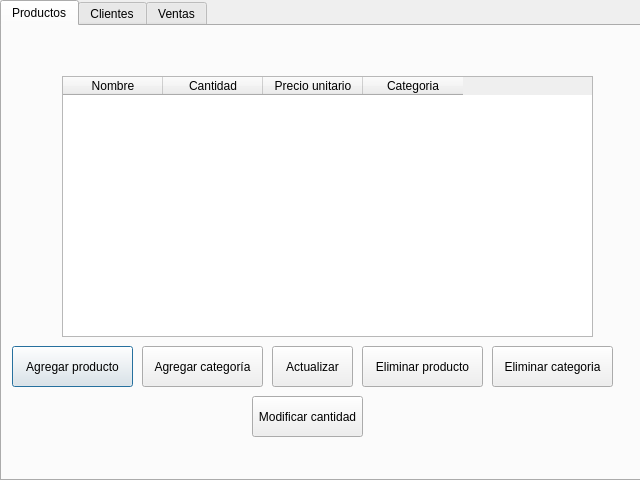
<?xml version="1.0" encoding="UTF-8"?>
<ui version="4.0">
 <class>Dialog</class>
 <widget class="QDialog" name="Dialog">
  <property name="geometry">
   <rect>
    <x>0</x>
    <y>0</y>
    <width>640</width>
    <height>480</height>
   </rect>
  </property>
  <property name="windowTitle">
   <string>Dialog</string>
  </property>
  <widget class="QTabWidget" name="tabWidget">
   <property name="geometry">
    <rect>
     <x>0</x>
     <y>0</y>
     <width>641</width>
     <height>481</height>
    </rect>
   </property>
   <property name="currentIndex">
    <number>0</number>
   </property>
   <widget class="QWidget" name="tab">
    <attribute name="title">
     <string>Productos</string>
    </attribute>
    <widget class="QTableWidget" name="tablaproducto">
     <property name="geometry">
      <rect>
       <x>60</x>
       <y>50</y>
       <width>531</width>
       <height>261</height>
      </rect>
     </property>
     <column>
      <property name="text">
       <string>Nombre</string>
      </property>
     </column>
     <column>
      <property name="text">
       <string>Cantidad</string>
      </property>
     </column>
     <column>
      <property name="text">
       <string>Precio unitario</string>
      </property>
     </column>
     <column>
      <property name="text">
       <string>Categoria</string>
      </property>
     </column>
    </widget>
    <widget class="QPushButton" name="agregarproducto">
     <property name="geometry">
      <rect>
       <x>10</x>
       <y>320</y>
       <width>121</width>
       <height>41</height>
      </rect>
     </property>
     <property name="text">
      <string>Agregar producto</string>
     </property>
    </widget>
    <widget class="QPushButton" name="agregarcategoria">
     <property name="geometry">
      <rect>
       <x>140</x>
       <y>320</y>
       <width>121</width>
       <height>41</height>
      </rect>
     </property>
     <property name="text">
      <string>Agregar categoría</string>
     </property>
    </widget>
    <widget class="QPushButton" name="actualizarproducto">
     <property name="geometry">
      <rect>
       <x>270</x>
       <y>320</y>
       <width>81</width>
       <height>41</height>
      </rect>
     </property>
     <property name="text">
      <string>Actualizar</string>
     </property>
    </widget>
    <widget class="QPushButton" name="eliminarproducto">
     <property name="geometry">
      <rect>
       <x>360</x>
       <y>320</y>
       <width>121</width>
       <height>41</height>
      </rect>
     </property>
     <property name="text">
      <string>Eliminar producto</string>
     </property>
    </widget>
    <widget class="QPushButton" name="eliminarcategoria">
     <property name="geometry">
      <rect>
       <x>490</x>
       <y>320</y>
       <width>121</width>
       <height>41</height>
      </rect>
     </property>
     <property name="text">
      <string>Eliminar categoria</string>
     </property>
    </widget>
    <widget class="QPushButton" name="modificarcantidad">
     <property name="geometry">
      <rect>
       <x>250</x>
       <y>370</y>
       <width>111</width>
       <height>41</height>
      </rect>
     </property>
     <property name="contextMenuPolicy">
      <enum>Qt::DefaultContextMenu</enum>
     </property>
     <property name="text">
      <string>Modificar cantidad</string>
     </property>
     <property name="checkable">
      <bool>false</bool>
     </property>
     <property name="autoRepeatDelay">
      <number>295</number>
     </property>
    </widget>
   </widget>
   <widget class="QWidget" name="tab_2">
    <attribute name="title">
     <string>Clientes</string>
    </attribute>
    <widget class="QTableWidget" name="tablacliente">
     <property name="geometry">
      <rect>
       <x>50</x>
       <y>60</y>
       <width>521</width>
       <height>221</height>
      </rect>
     </property>
     <attribute name="horizontalHeaderDefaultSectionSize">
      <number>124</number>
     </attribute>
     <column>
      <property name="text">
       <string>Apellido</string>
      </property>
     </column>
     <column>
      <property name="text">
       <string>Nombre</string>
      </property>
     </column>
     <column>
      <property name="text">
       <string>DNI</string>
      </property>
     </column>
     <column>
      <property name="text">
       <string>Compras</string>
      </property>
     </column>
    </widget>
    <widget class="QPushButton" name="agregarcliente">
     <property name="geometry">
      <rect>
       <x>80</x>
       <y>310</y>
       <width>121</width>
       <height>41</height>
      </rect>
     </property>
     <property name="text">
      <string>Agregar cliente</string>
     </property>
    </widget>
    <widget class="QPushButton" name="eliminarcliente">
     <property name="geometry">
      <rect>
       <x>260</x>
       <y>310</y>
       <width>121</width>
       <height>41</height>
      </rect>
     </property>
     <property name="text">
      <string>Eliminar cliente</string>
     </property>
    </widget>
    <widget class="QPushButton" name="actualizarcliente">
     <property name="geometry">
      <rect>
       <x>430</x>
       <y>310</y>
       <width>121</width>
       <height>41</height>
      </rect>
     </property>
     <property name="text">
      <string>Actualizar tabla</string>
     </property>
    </widget>
   </widget>
   <widget class="QWidget" name="tab_3">
    <attribute name="title">
     <string>Ventas</string>
    </attribute>
    <widget class="QToolBox" name="toolBox">
     <property name="geometry">
      <rect>
       <x>0</x>
       <y>0</y>
       <width>631</width>
       <height>451</height>
      </rect>
     </property>
     <property name="currentIndex">
      <number>0</number>
     </property>
     <widget class="QWidget" name="page_3">
      <property name="geometry">
       <rect>
        <x>0</x>
        <y>0</y>
        <width>631</width>
        <height>397</height>
       </rect>
      </property>
      <attribute name="label">
       <string>Generar venta</string>
      </attribute>
      <widget class="QTextEdit" name="textEdit_6">
       <property name="geometry">
        <rect>
         <x>30</x>
         <y>10</y>
         <width>81</width>
         <height>41</height>
        </rect>
       </property>
       <property name="html">
        <string>&lt;!DOCTYPE HTML PUBLIC &quot;-//W3C//DTD HTML 4.0//EN&quot; &quot;http://www.w3.org/TR/REC-html40/strict.dtd&quot;&gt;
&lt;html&gt;&lt;head&gt;&lt;meta name=&quot;qrichtext&quot; content=&quot;1&quot; /&gt;&lt;style type=&quot;text/css&quot;&gt;
p, li { white-space: pre-wrap; }
&lt;/style&gt;&lt;/head&gt;&lt;body style=&quot; font-family:'MS Shell Dlg 2'; font-size:8.25pt; font-weight:400; font-style:normal;&quot;&gt;
&lt;p align=&quot;center&quot; style=&quot; margin-top:0px; margin-bottom:0px; margin-left:0px; margin-right:0px; -qt-block-indent:0; text-indent:0px;&quot;&gt;Categoría del producto:&lt;/p&gt;&lt;/body&gt;&lt;/html&gt;</string>
       </property>
      </widget>
      <widget class="QComboBox" name="categoriaproducto">
       <property name="geometry">
        <rect>
         <x>130</x>
         <y>20</y>
         <width>69</width>
         <height>22</height>
        </rect>
       </property>
       <property name="styleSheet">
        <string notr="true">background-color: rgb(170, 255, 255);</string>
       </property>
      </widget>
      <widget class="QTextEdit" name="textEdit_7">
       <property name="geometry">
        <rect>
         <x>280</x>
         <y>10</y>
         <width>81</width>
         <height>41</height>
        </rect>
       </property>
       <property name="html">
        <string>&lt;!DOCTYPE HTML PUBLIC &quot;-//W3C//DTD HTML 4.0//EN&quot; &quot;http://www.w3.org/TR/REC-html40/strict.dtd&quot;&gt;
&lt;html&gt;&lt;head&gt;&lt;meta name=&quot;qrichtext&quot; content=&quot;1&quot; /&gt;&lt;style type=&quot;text/css&quot;&gt;
p, li { white-space: pre-wrap; }
&lt;/style&gt;&lt;/head&gt;&lt;body style=&quot; font-family:'MS Shell Dlg 2'; font-size:8.25pt; font-weight:400; font-style:normal;&quot;&gt;
&lt;p align=&quot;center&quot; style=&quot; margin-top:0px; margin-bottom:0px; margin-left:0px; margin-right:0px; -qt-block-indent:0; text-indent:0px;&quot;&gt;Nombre del producto:&lt;/p&gt;&lt;/body&gt;&lt;/html&gt;</string>
       </property>
      </widget>
      <widget class="QComboBox" name="nombreproducto">
       <property name="geometry">
        <rect>
         <x>390</x>
         <y>20</y>
         <width>69</width>
         <height>22</height>
        </rect>
       </property>
       <property name="styleSheet">
        <string notr="true">background-color: rgb(170, 255, 255);</string>
       </property>
      </widget>
      <widget class="QTextEdit" name="textEdit_3">
       <property name="geometry">
        <rect>
         <x>30</x>
         <y>80</y>
         <width>81</width>
         <height>31</height>
        </rect>
       </property>
       <property name="html">
        <string>&lt;!DOCTYPE HTML PUBLIC &quot;-//W3C//DTD HTML 4.0//EN&quot; &quot;http://www.w3.org/TR/REC-html40/strict.dtd&quot;&gt;
&lt;html&gt;&lt;head&gt;&lt;meta name=&quot;qrichtext&quot; content=&quot;1&quot; /&gt;&lt;style type=&quot;text/css&quot;&gt;
p, li { white-space: pre-wrap; }
&lt;/style&gt;&lt;/head&gt;&lt;body style=&quot; font-family:'MS Shell Dlg 2'; font-size:8.25pt; font-weight:400; font-style:normal;&quot;&gt;
&lt;p style=&quot; margin-top:0px; margin-bottom:0px; margin-left:0px; margin-right:0px; -qt-block-indent:0; text-indent:0px;&quot;&gt;Cliente:&lt;/p&gt;&lt;/body&gt;&lt;/html&gt;</string>
       </property>
      </widget>
      <widget class="QComboBox" name="cliente">
       <property name="geometry">
        <rect>
         <x>140</x>
         <y>90</y>
         <width>69</width>
         <height>22</height>
        </rect>
       </property>
       <property name="styleSheet">
        <string notr="true">background-color: rgb(170, 255, 255);</string>
       </property>
      </widget>
      <widget class="QTextEdit" name="textEdit_8">
       <property name="geometry">
        <rect>
         <x>280</x>
         <y>80</y>
         <width>81</width>
         <height>31</height>
        </rect>
       </property>
       <property name="html">
        <string>&lt;!DOCTYPE HTML PUBLIC &quot;-//W3C//DTD HTML 4.0//EN&quot; &quot;http://www.w3.org/TR/REC-html40/strict.dtd&quot;&gt;
&lt;html&gt;&lt;head&gt;&lt;meta name=&quot;qrichtext&quot; content=&quot;1&quot; /&gt;&lt;style type=&quot;text/css&quot;&gt;
p, li { white-space: pre-wrap; }
&lt;/style&gt;&lt;/head&gt;&lt;body style=&quot; font-family:'MS Shell Dlg 2'; font-size:8.25pt; font-weight:400; font-style:normal;&quot;&gt;
&lt;p align=&quot;center&quot; style=&quot; margin-top:0px; margin-bottom:0px; margin-left:0px; margin-right:0px; -qt-block-indent:0; text-indent:0px;&quot;&gt;Cantidad:&lt;/p&gt;&lt;/body&gt;&lt;/html&gt;</string>
       </property>
      </widget>
      <widget class="QSpinBox" name="cantidad">
       <property name="geometry">
        <rect>
         <x>390</x>
         <y>90</y>
         <width>42</width>
         <height>22</height>
        </rect>
       </property>
      </widget>
      <widget class="QPushButton" name="agregar">
       <property name="geometry">
        <rect>
         <x>480</x>
         <y>90</y>
         <width>75</width>
         <height>23</height>
        </rect>
       </property>
       <property name="text">
        <string>Agregar</string>
       </property>
      </widget>
      <widget class="QTableWidget" name="listaventa">
       <property name="geometry">
        <rect>
         <x>50</x>
         <y>130</y>
         <width>471</width>
         <height>171</height>
        </rect>
       </property>
       <attribute name="horizontalHeaderDefaultSectionSize">
        <number>116</number>
       </attribute>
       <column>
        <property name="text">
         <string>Nombre</string>
        </property>
       </column>
       <column>
        <property name="text">
         <string>Cantidad</string>
        </property>
       </column>
       <column>
        <property name="text">
         <string>Compras</string>
        </property>
       </column>
       <column>
        <property name="text">
         <string>Sub total</string>
        </property>
       </column>
      </widget>
      <widget class="QPushButton" name="generarventa">
       <property name="geometry">
        <rect>
         <x>50</x>
         <y>310</y>
         <width>131</width>
         <height>51</height>
        </rect>
       </property>
       <property name="text">
        <string>Generar venta</string>
       </property>
      </widget>
      <widget class="QPushButton" name="eliminar">
       <property name="geometry">
        <rect>
         <x>240</x>
         <y>310</y>
         <width>131</width>
         <height>51</height>
        </rect>
       </property>
       <property name="text">
        <string>Eliminar venta</string>
       </property>
      </widget>
      <widget class="QPushButton" name="etiqueta_costo_total">
       <property name="geometry">
        <rect>
         <x>420</x>
         <y>310</y>
         <width>131</width>
         <height>51</height>
        </rect>
       </property>
       <property name="text">
        <string>Costo Total: $0.00</string>
       </property>
      </widget>
     </widget>
     <widget class="QWidget" name="page_4">
      <property name="geometry">
       <rect>
        <x>0</x>
        <y>0</y>
        <width>631</width>
        <height>397</height>
       </rect>
      </property>
      <attribute name="label">
       <string>Historial de ventas</string>
      </attribute>
      <widget class="QTableWidget" name="tablaventa">
       <property name="geometry">
        <rect>
         <x>30</x>
         <y>30</y>
         <width>581</width>
         <height>261</height>
        </rect>
       </property>
       <attribute name="horizontalHeaderDefaultSectionSize">
        <number>133</number>
       </attribute>
       <column>
        <property name="text">
         <string>Cliente</string>
        </property>
       </column>
       <column>
        <property name="text">
         <string>Número de productos</string>
        </property>
       </column>
       <column>
        <property name="text">
         <string>Fecha</string>
        </property>
       </column>
       <column>
        <property name="text">
         <string>Costo total</string>
        </property>
       </column>
      </widget>
      <widget class="QPushButton" name="eliminarventa">
       <property name="geometry">
        <rect>
         <x>240</x>
         <y>300</y>
         <width>121</width>
         <height>41</height>
        </rect>
       </property>
       <property name="text">
        <string>Eliminar venta</string>
       </property>
      </widget>
      <widget class="QPushButton" name="actualizarventa">
       <property name="geometry">
        <rect>
         <x>440</x>
         <y>300</y>
         <width>121</width>
         <height>41</height>
        </rect>
       </property>
       <property name="text">
        <string>Actualizar tabla</string>
       </property>
      </widget>
      <widget class="QPushButton" name="imprimir">
       <property name="geometry">
        <rect>
         <x>60</x>
         <y>300</y>
         <width>121</width>
         <height>41</height>
        </rect>
       </property>
       <property name="text">
        <string>Imprimir</string>
       </property>
      </widget>
     </widget>
    </widget>
   </widget>
  </widget>
 </widget>
 <resources/>
 <connections/>
</ui>
